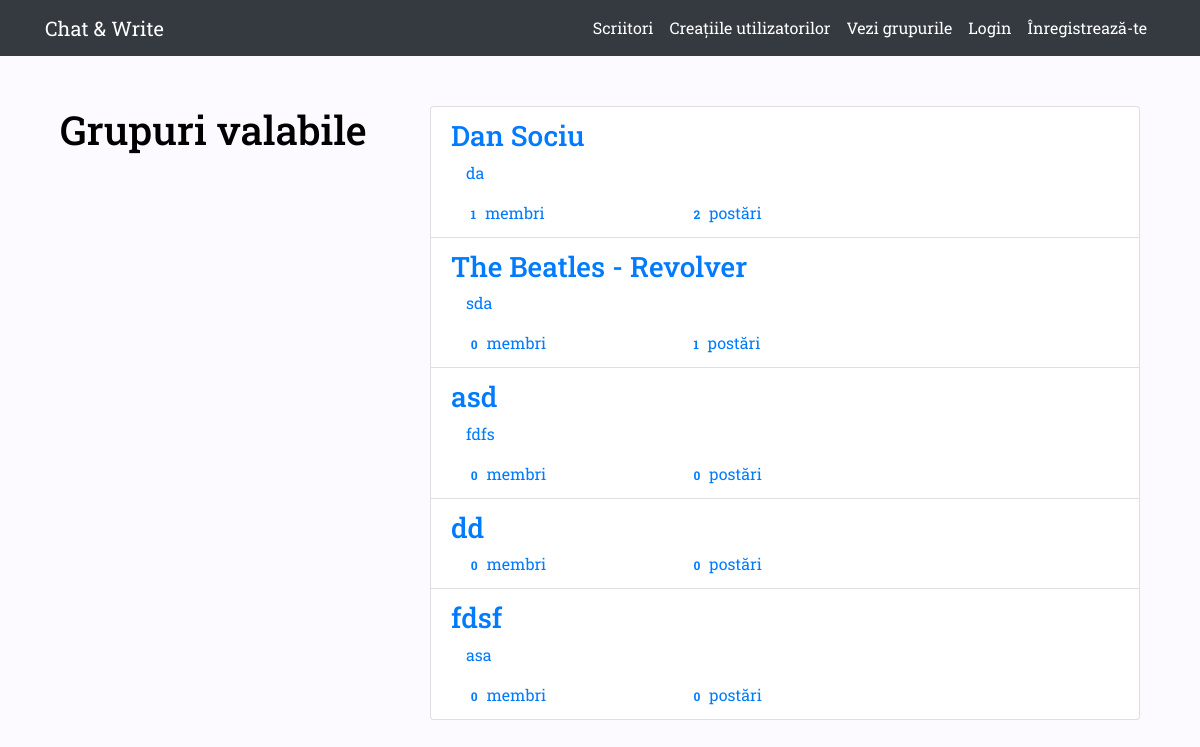
The app's page /groups/ with its own data.
### groups/models.py (models this page shows, shortened)
class Group(models.Model):
    name = models.CharField(max_length=255,unique=True, verbose_name='Nume')
    slug = models.SlugField(allow_unicode=True,unique=True)
    description = models.TextField(blank=False,default='', verbose_name='Descriere',)
    description_html = models.TextField(editable=False,default='',blank=True)
    members = models.ManyToManyField(User,through='GroupMember')
    class Meta():
        ordering = ['name']

### groups/views.py (the view)
# urls.py: path('',views.ListGroups.as_view(),name='all'),
class ListGroups(generic.ListView):
    model = Group

### groups/templates/groups/group_list.html (shortened to what this page needs)
{% extends "groups/group_base.html" %}
{% block pregroup %}
{% load bootstrap4 %}
<div class="col-md-4">
  <div class="content">
    <h1>Grupuri valabile</h1>
  </div>
</div>
{% endblock  %}
{% block group_content %}
<div class="col-md-8">
  <div class="list-group">
    {% for group in object_list  %}
      <a class="list-group-item" href="{% url 'groups:single' slug=group.slug %}">
        <h3 class="title list-group-item-heading">{{group.name}}</h3>
        <div class="list-group-item-text container-fluid">
          {{group.description_html|safe}}
          <div class="row">
            <div class="col-md-4">
              <span class="badge">{{group.members.count}}</span>
              membri
            </div>
            <div class="col-md-4">
              <span class="badge">{{group.posts.count}}</span>
              postări
            </div>
          </div>
        </div>
      </a>
    {% endfor %}
  </div>
</div>
{% endblock  %}

### groups/templates/groups/group_base.html (shortened to what this page needs)
{% extends "base.html" %}
{% block content %}
<div class="container">
  <div class="row">
    {% block pregroup %}{% endblock  %}
    {% block group_content %}{% endblock  %}
  </div>
</div>
{% endblock  %}

### templates/base.html (shortened to what this page needs)
<!DOCTYPE html>
{% load static %}
<html lang="ro" dir="ltr">
  <head>
    <link rel="stylesheet" href="https://cdn.jsdelivr.net/npm/bootstrap@4.5.3/dist/css/bootstrap.min.css">
    <link rel="stylesheet" href="{% static 'mainapp/css/master.css'%}">
  </head>
  <body>
   <header class="site-header">
    <nav class="navbar navbar-expand-md navbar-dark bg-dark sticky-top" id="navbar">
      <div class="container">
        <a class="navbar-brand mr-4" href="{% url 'home' %}">Chat & Write</a>
           <div class="navbar-nav">
           {% if user.is_authenticated %}
            <ul class="navbar-nav mr-auto">
              <li class="nav-item active">
                <a class="nav-link" href="{% url 'posts:create' %}">Postare <span class="sr-only">(current)</span></a>
              </li>
              <li class="nav-item active">
                <a class="nav-link" href="{% url 'groups:all' %}">Grupuri</a>
              </li>
              <li class="nav-item active">
                <a class="nav-link" href="{% url 'groups:create' %}">Creaază grup</a>
              </li>
              <li class="nav-item active">
                  <a class="nav-link" href="{% url 'polls:polls' %}">Polluri</a>
              </li>
              <li class="nav-item active">
                <a class="nav-link" href="{% url 'accounts:logout' %}">Log Out</a>
              </li>
            </ul>
            {% else %}
          <div class="collapse navbar-collapse" id="navbarToggle">
           <div class="navbar-nav">
            <ul class="navbar-nav mr-auto">
              <li class="nav-item active">
                <a class= "nav-link" href="{% url 'writers:all' %}">Scriitori</a>
              </li>
              <li class="nav-item active">
                <a class="nav-link" href="{% url 'blog:main' %}">Creațiile utilizatorilor</a>
              </li>
              <li class="nav-item active">
                <a class="nav-link" href="{% url 'groups:all' %}">Vezi grupurile</a>
              </li>
              <li class="nav-item active">
                <a class="nav-link" href="{% url 'accounts:login' %}">Login</a>
              </li>
              <li class="nav-item active">
                <a class="nav-link" href="{% url 'accounts:signup' %}">Înregistrează-te</a>
              </li>
            </ul>
          </div>
        </div>
            {% endif %}
          </div>
         </div>
    </nav>
  </header>
    <div class="container mycontent">
      {% block content %}
      {% endblock %}
    </div>
  </body>
</html>

### static/mainapp/css/master.css (style rules this page uses)
* { box-sizing: border-box; }
body { margin: 0px; overflow-y: scroll; background-color: #FCF9FF; color:black; font-family: 'Roboto Slab', serif; }
.mycontent { padding-top: 50px; }
.row::after { content: ""; clear: both; display: table; }

### records on screen
Group: name "Dan Sociu", description_html "da", members.count "1", posts.count "2"
Group: name "The Beatles - Revolver", description_html "sda", members.count "0", posts.count "1"
Group: name "asd", description_html "fdfs", members.count "0", posts.count "0"
Group: name "dd", members.count "0", posts.count "0"
Group: name "fdsf", description_html "asa", members.count "0", posts.count "0"
